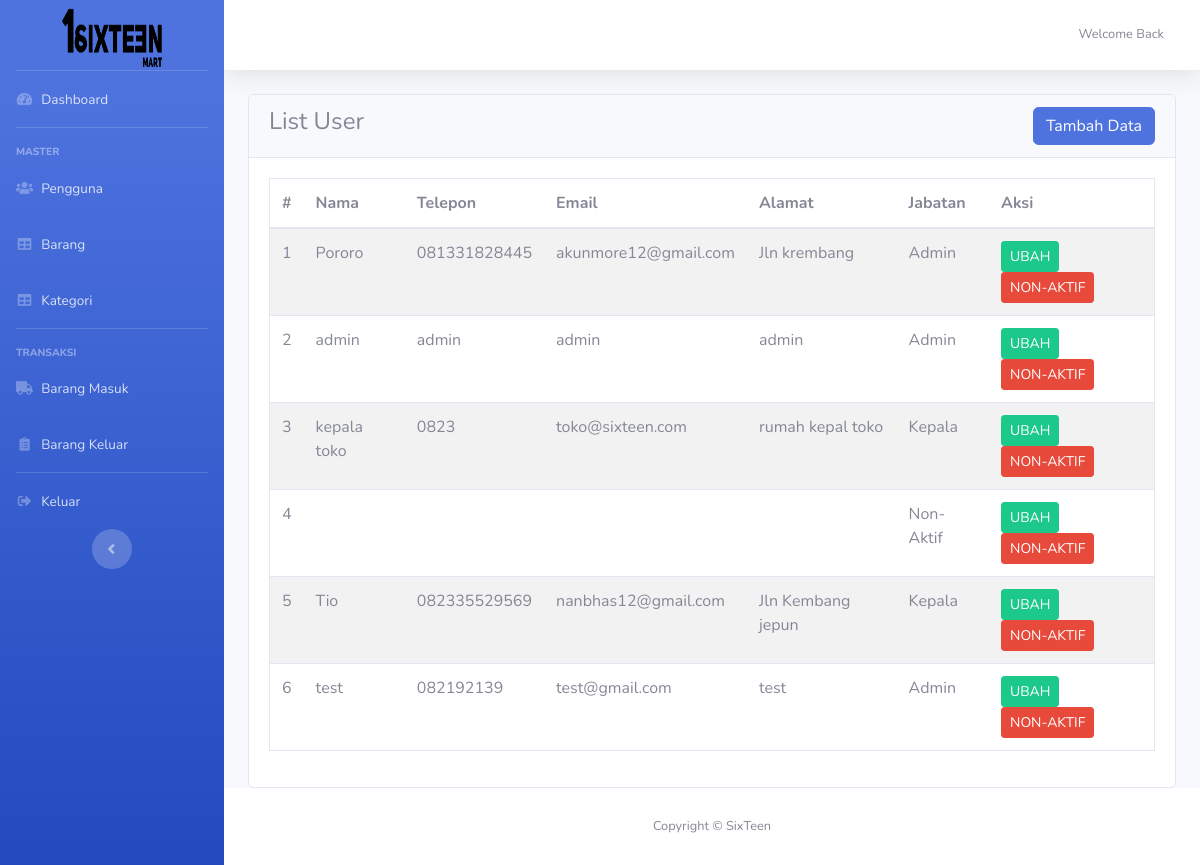
Page /dashboard/users/index.php (signed in) on the committed database.
### tables this page shows
CREATE TABLE `users` (
  `id` int(11) NOT NULL,
  `username` varchar(255) NOT NULL,
  `password` varchar(255) NOT NULL,
  `nama` varchar(255) NOT NULL,
  `telepon` varchar(255) NOT NULL,
  `email` varchar(255) DEFAULT NULL,
  `alamat` varchar(255) DEFAULT NULL,
  `status` int(11) NOT NULL DEFAULT '1'
);

### config/conn.php (called while the page is built, shortened)
<?php
$base_url = "http://localhost/nann/";

### dashboard/users/index.php (the view, shortened to what this page needs)
<?php
require_once '../../config/conn.php';
?>
<!DOCTYPE html>
<html lang="en">
<head>
    <?php require_once '../layout/head.php' ?>
</head>
<body id="page-top">
    <div id="wrapper">
        <?php require_once '../layout/sidebar.php' ?>
        <div id="content-wrapper" class="d-flex flex-column">
            <div id="content">
                <nav class="navbar navbar-expand navbar-light bg-white topbar mb-4 static-top shadow">
                    <ul class="navbar-nav ml-auto">
                        <li class="nav-item dropdown no-arrow">
                            <a class="nav-link dropdown-toggle" href="#" id="userDropdown" role="button" data-toggle="dropdown" aria-haspopup="true" aria-expanded="false">
                                <span class="mr-2 d-none d-lg-inline text-gray-600 small">Welcome Back</span>
                            </a>
                        </li>
                    </ul>
                </nav>
                <div class="container-fluid">
                    <div class="card">
                        <div class="card-header d-flex justify-content-between">
                            <h4>List User</h4>
                            <a href="<?= $base_url ?>dashboard/users/tambah.php" class="btn btn-primary">Tambah Data</a>
                        </div>
                        <div class="card-body table-responsive">
                            <table class="table table-striped border">
                                <thead>
                                    <tr>
                                        <th>#</th>
                                        <th>Nama</th>
                                        <th>Telepon</th>
                                        <th>Email</th>
                                        <th>Alamat</th>
                                        <th>Jabatan</th>
                                        <th>Aksi</th>
                                    </tr>
                                </thead>
                                <tbody>
                                    <?php
                                    $sql = "SELECT * FROM users";
                                    $result = mysqli_query($conn, $sql);
                                    while ($row = mysqli_fetch_array($result)) :
                                    ?>
                                        <tr>
                                            <td><?= $row['id'] ?></td>
                                            <td><?= $row['nama']; ?></td>
                                            <td><?= $row['telepon']; ?></td>
                                            <td><?= $row['email']; ?></td>
                                            <td><?= $row['alamat']; ?></td>
                                            <td><?php
                                                if ($row['status'] == 1) {
                                                    echo "Admin";
                                                } else if ($row['status'] == 2) {
                                                    echo "Kepala";
                                                } else if ($row['status'] == 3) {
                                                    echo "Staff";
                                                } else {
                                                    echo "Non-Aktif";
                                                }
                                                ?></td>
                                            <td>
                                                <a href="<?= $base_url ?>dashboard/users/edit_user.php?id=<?= $row['id']; ?>" class="btn btn-success btn-sm">UBAH</a>
                                                <a href="<?= $base_url ?>dashboard/users/hapus_user.php?id=<?= $row['id']; ?>" class="btn btn-danger btn-sm">NON-AKTIF</a>
                                            </td>
                                        </tr>
                                    <?php endwhile; ?>
                                </tbody>
                            </table>
                        </div>
                    </div>
                </div>
            </div>
            <?php require_once 'layout/footer.php' ?>
        </div>
    </div>
</body>
</html>

### dashboard/layout/head.php (shortened to what this page needs)
<link href="<?= $base_url ?>assets/vendor/fontawesome-free/css/all.min.css" rel="stylesheet" type="text/css">
<link href="<?= $base_url ?>assets/css/sb-admin-2.min.css" rel="stylesheet">
<link rel="stylesheet" href="https://cdn.datatables.net/1.13.5/css/jquery.dataTables.css" />

### dashboard/layout/sidebar.php
<ul class="navbar-nav bg-gradient-primary sidebar sidebar-dark accordion" id="accordionSidebar">
    <a class="sidebar-brand d-flex align-items-center justify-content-center" href="#">
        <div class="sidebar-brand-text mx-3">
            <img src="<?= $base_url ?>assets/img/logo_sixteenmart.png" alt="HTML5 Icon" style="width:100px;height:70px;">
        </div>
    </a>
    <hr class="sidebar-divider my-0">
    <li class="nav-item">
        <a class="nav-link" href="<?= $base_url ?>">
            <i class="fas fa-fw fa-tachometer-alt"></i>
            <span>Dashboard</span></a>
    </li>
    <hr class="sidebar-divider">
    <div class="sidebar-heading">
        Master
    </div>
    <?php if ($_SESSION['access'] == 1) : ?>
        <li class="nav-item">
            <a class="nav-link" href="<?= $base_url ?>dashboard/users">
                <i class="fas fa-fw fa-users"></i>
                <span>Pengguna</span></a>
        </li>
    <?php endif; ?>
    <li class="nav-item">
        <a class="nav-link" href="<?= $base_url ?>dashboard/barang">
            <i class="fas fa-fw fa-table"></i>
            <span>Barang</span></a>
    </li>
    <li class="nav-item">
        <a class="nav-link" href="<?= $base_url ?>dashboard/kategori">
            <i class="fas fa-fw fa-table"></i>
            <span>Kategori</span></a>
    </li>
    <hr class="sidebar-divider">
    <div class="sidebar-heading">
        Transaksi
    </div>
    <li class="nav-item">
        <a class="nav-link" href="<?= $base_url ?>dashboard/masuk">
            <i class="fas fa-fw fa-truck"></i>
            <span>Barang Masuk</span></a>
    </li>
    <li class="nav-item">
        <a class="nav-link" href="<?= $base_url ?>dashboard/keluar">
            <i class="fas fa-fw fa-clipboard-list"></i>
            <span>Barang Keluar</span></a>
    </li>
    <hr class="sidebar-divider d-none d-md-block my-0">
    <li class="nav-item">
        <a class="nav-link" href="<?= $base_url ?>logout.php">
            <i class="fas fa-fw fa-sign-out-alt"></i>
            <span>Keluar</span></a>
    </li>
    <div class="text-center d-none d-md-inline">
        <button class="rounded-circle border-0" id="sidebarToggle"></button>
    </div>
</ul>

### dashboard/layout/footer.php
<footer class="sticky-footer bg-white">
    <div class="container my-auto">
        <div class="copyright text-center my-auto">
            <span>Copyright &copy; SixTeen</span>
        </div>
    </div>
</footer>

### rows in the picture
users: id "1", nama "Pororo", telepon "081331828445", email "akunmore12@gmail.com", alamat "Jln krembang", status "Admin"
users: id "2", nama "admin", telepon "admin", email "admin", alamat "admin", status "Admin"
users: id "3", nama "kepala toko", telepon "0823", email "toko@sixteen.com", alamat "rumah kepal toko", status "Kepala"
users: id "4", status "Non-Aktif"
users: id "5", nama "Tio", telepon "082335529569", email "nanbhas12@gmail.com", alamat "Jln Kembang jepun", status "Kepala"
users: id "6", nama "test", telepon "082192139", email "test@gmail.com", alamat "test", status "Admin"
